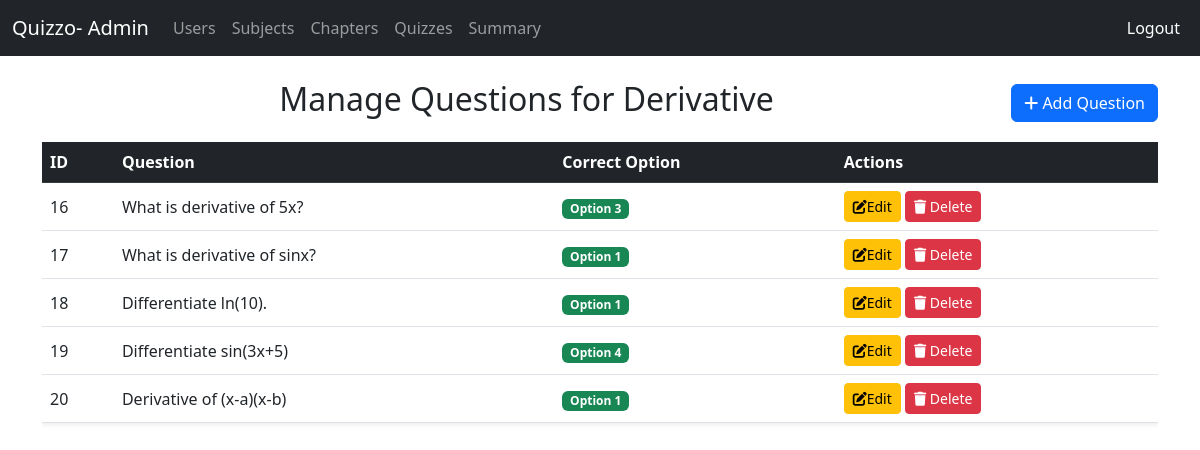
The app's page /admin/questions/1 with its own data.
### app.py (models this page shows)
class Chapter(db.Model):
    __tablename__ = 'chapters'
    id = db.Column(db.Integer, primary_key=True)
    name = db.Column(db.String(120), nullable=False)
    description = db.Column(db.Text)
    subject_id = db.Column(db.Integer, db.ForeignKey('subjects.id'), nullable=False)
    subject = db.relationship('Subject', back_populates='chapters')
    quizzes = db.relationship('Quiz', back_populates='chapter')
    total_attempts = db.Column(db.Integer, default=0)#helpful to display most attempting chapter

class Question(db.Model):
    __tablename__ = 'questions'
    id = db.Column(db.Integer, primary_key=True)
    quiz_id = db.Column(db.Integer, db.ForeignKey('quizzes.id'), nullable=False)
    question_text = db.Column(db.Text, nullable=False)
    option_1 = db.Column(db.String(255), nullable=False)
    option_2 = db.Column(db.String(255), nullable=False)
    option_3 = db.Column(db.String(255), nullable=False)
    option_4 = db.Column(db.String(255), nullable=False)
    correct_option = db.Column(db.Integer, nullable=False)  # 1, 2, 3, or 4
    quiz = db.relationship('Quiz', back_populates='questions')

### app.py (the view)
@app.route('/admin/questions/<int:quiz_id>')
def manage_questions(quiz_id):
    quiz = Quiz.query.get_or_404(quiz_id)
    chapter = quiz.chapter  #  Quiz model has a relationship with Chapter
    questions = Question.query.filter_by(quiz_id=quiz.id).all()
    return render_template('ad_questions.html', quiz=quiz, questions=questions, chapter=chapter)

### templates/ad_questions.html (shortened to what this page needs)
{% extends "base.html" %}
{% block navbar %}
{% include "ad_nav.html" %}
{% endblock %}
{% block content %}
<div class="container mt-4">
    <div class="d-flex justify-content-between align-items-center mb-3">
        <h2 class="text-center flex-grow-1">Manage Questions for {{ quiz.chapter.name }}</h2>
        <button class="btn btn-primary" data-bs-toggle="modal" data-bs-target="#addQuestionModal">
            <i class="fas fa-plus"></i> Add Question
        </button>
    </div>
    <div class="table-responsive">
        <table class="table table-hover align-middle shadow-sm">
            <thead class="table-dark">
                <tr>
                    <th>ID</th>
                    <th>Question</th>
                    <th>Correct Option</th>
                    <th>Actions</th>
                </tr>
            </thead>
            <tbody>
                {% for question in questions %}
                <tr>
                    <td>{{ question.id }}</td>
                    <td>{{ question.question_text }}</td>
                    <td><span class="badge bg-success">Option {{ question.correct_option }}</span></td>
                    <td>
                        <button class="btn btn-warning btn-sm" data-bs-toggle="modal" data-bs-target="#editQuestionModal{{ question.id }}">
                            <i class="fas fa-edit"></i>Edit
                        </button>
                        <form method="POST" action="{{ url_for('delete_question', question_id=question.id) }}" class="d-inline">
                            <button type="submit" class="btn btn-danger btn-sm" onclick="return confirm('Are you sure?');">
                                <i class="fas fa-trash"></i> Delete
                            </button>
                        </form>
                    </td>
                </tr>
                {% else %}
                <tr>
                    <td colspan="4" class="text-center text-muted">No questions available.</td>
                </tr>
                {% endfor %}
            </tbody>
        </table>
    </div>
</div>
{% endblock %}

### records on screen
Chapter: chapter.name "Derivative"
Question: id "16", question_text "What is derivative of 5x?", correct_option "3"
Question: id "17", question_text "What is derivative of sinx?", correct_option "1"
Question: id "18", question_text "Differentiate ln(10).", correct_option "1"
Question: id "19", question_text "Differentiate sin(3x+5)", correct_option "4"
Question: id "20", question_text "Derivative of (x-a)(x-b)", correct_option "1"
